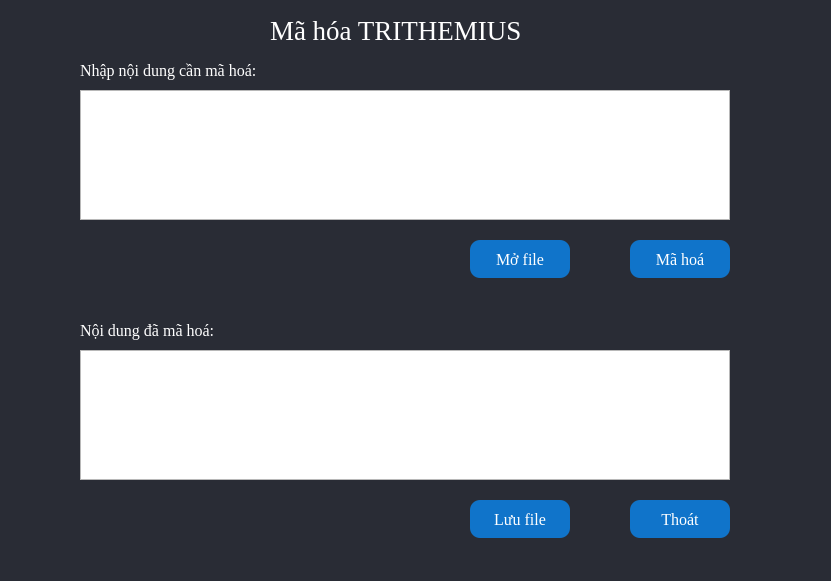
<?xml version="1.0" encoding="UTF-8"?>
<ui version="4.0">
 <class>Form</class>
 <widget class="QWidget" name="Form">
  <property name="geometry">
   <rect>
    <x>0</x>
    <y>0</y>
    <width>831</width>
    <height>581</height>
   </rect>
  </property>
  <property name="windowTitle">
   <string>Form</string>
  </property>
  <property name="styleSheet">
   <string notr="true">#Form{
background-color: #292C35;
color: rgb(255, 255, 255);
}
#btnMaHoa{
	background-color: #1074CA;
	color: rgb(255, 255, 255);
	border-radius: 10px;
}
#btnOpenFile{
	background-color: #1074CA;
	color: rgb(255, 255, 255);
	border-radius: 10px;
}
#btnSaveFile{
	background-color: #1074CA;
	color: rgb(255, 255, 255);
	border-radius: 10px;

}
#btnClose{
	background-color: #1074CA;
	color: rgb(255, 255, 255);
	border-radius: 10px;

}</string>
  </property>
  <widget class="QTextEdit" name="txtCiphertext">
   <property name="geometry">
    <rect>
     <x>80</x>
     <y>350</y>
     <width>650</width>
     <height>130</height>
    </rect>
   </property>
   <property name="font">
    <font>
     <family>Times New Roman</family>
     <pointsize>12</pointsize>
    </font>
   </property>
   <property name="styleSheet">
    <string notr="true">color: rgb(255, 255, 255);
font: 12pt &quot;Times New Roman&quot;;</string>
   </property>
  </widget>
  <widget class="QLabel" name="label_2">
   <property name="geometry">
    <rect>
     <x>80</x>
     <y>60</y>
     <width>221</width>
     <height>21</height>
    </rect>
   </property>
   <property name="font">
    <font>
     <family>Times New Roman</family>
     <pointsize>12</pointsize>
    </font>
   </property>
   <property name="styleSheet">
    <string notr="true">color: rgb(255, 255, 255);</string>
   </property>
   <property name="text">
    <string>Nhập nội dung cần mã hoá:</string>
   </property>
  </widget>
  <widget class="QLabel" name="label">
   <property name="geometry">
    <rect>
     <x>270</x>
     <y>0</y>
     <width>341</width>
     <height>61</height>
    </rect>
   </property>
   <property name="font">
    <font>
     <family>Times New Roman</family>
     <pointsize>20</pointsize>
     <weight>50</weight>
     <italic>false</italic>
     <bold>false</bold>
    </font>
   </property>
   <property name="styleSheet">
    <string notr="true">color: rgb(255, 255, 255);</string>
   </property>
   <property name="text">
    <string>Mã hóa TRITHEMIUS</string>
   </property>
  </widget>
  <widget class="QPushButton" name="btnOpenFile">
   <property name="geometry">
    <rect>
     <x>470</x>
     <y>240</y>
     <width>100</width>
     <height>38</height>
    </rect>
   </property>
   <property name="font">
    <font>
     <family>Times New Roman</family>
     <pointsize>12</pointsize>
    </font>
   </property>
   <property name="text">
    <string>Mở file</string>
   </property>
   <property name="icon">
    <iconset>
     <normaloff>../icon/mo.png</normaloff>../icon/mo.png</iconset>
   </property>
  </widget>
  <widget class="QTextEdit" name="txtPlaintext">
   <property name="geometry">
    <rect>
     <x>80</x>
     <y>90</y>
     <width>650</width>
     <height>130</height>
    </rect>
   </property>
   <property name="styleSheet">
    <string notr="true">color: rgb(255, 255, 255);
font: 12pt &quot;Times New Roman&quot;;</string>
   </property>
  </widget>
  <widget class="QPushButton" name="btnSaveFile">
   <property name="geometry">
    <rect>
     <x>470</x>
     <y>500</y>
     <width>100</width>
     <height>38</height>
    </rect>
   </property>
   <property name="font">
    <font>
     <family>Times New Roman</family>
     <pointsize>12</pointsize>
    </font>
   </property>
   <property name="text">
    <string>Lưu file</string>
   </property>
   <property name="icon">
    <iconset>
     <normaloff>../icon/luufile.png</normaloff>../icon/luufile.png</iconset>
   </property>
   <property name="iconSize">
    <size>
     <width>16</width>
     <height>16</height>
    </size>
   </property>
   <property name="checkable">
    <bool>false</bool>
   </property>
  </widget>
  <widget class="QPushButton" name="btnMaHoa">
   <property name="geometry">
    <rect>
     <x>630</x>
     <y>240</y>
     <width>100</width>
     <height>38</height>
    </rect>
   </property>
   <property name="font">
    <font>
     <family>Times New Roman</family>
     <pointsize>12</pointsize>
    </font>
   </property>
   <property name="text">
    <string>Mã hoá</string>
   </property>
   <property name="icon">
    <iconset>
     <normaloff>../icon/mh.png</normaloff>../icon/mh.png</iconset>
   </property>
  </widget>
  <widget class="QLabel" name="label_4">
   <property name="geometry">
    <rect>
     <x>80</x>
     <y>320</y>
     <width>181</width>
     <height>21</height>
    </rect>
   </property>
   <property name="font">
    <font>
     <family>Times New Roman</family>
     <pointsize>12</pointsize>
    </font>
   </property>
   <property name="styleSheet">
    <string notr="true">color: rgb(255, 255, 255);</string>
   </property>
   <property name="text">
    <string>Nội dung đã mã hoá:</string>
   </property>
  </widget>
  <widget class="QPushButton" name="btnClose">
   <property name="geometry">
    <rect>
     <x>630</x>
     <y>500</y>
     <width>100</width>
     <height>38</height>
    </rect>
   </property>
   <property name="font">
    <font>
     <family>Times New Roman</family>
     <pointsize>12</pointsize>
    </font>
   </property>
   <property name="text">
    <string>Thoát</string>
   </property>
   <property name="icon">
    <iconset>
     <normaloff>../icon/thoat.png</normaloff>../icon/thoat.png</iconset>
   </property>
   <property name="iconSize">
    <size>
     <width>20</width>
     <height>20</height>
    </size>
   </property>
   <property name="checkable">
    <bool>false</bool>
   </property>
  </widget>
 </widget>
 <resources/>
 <connections/>
</ui>
